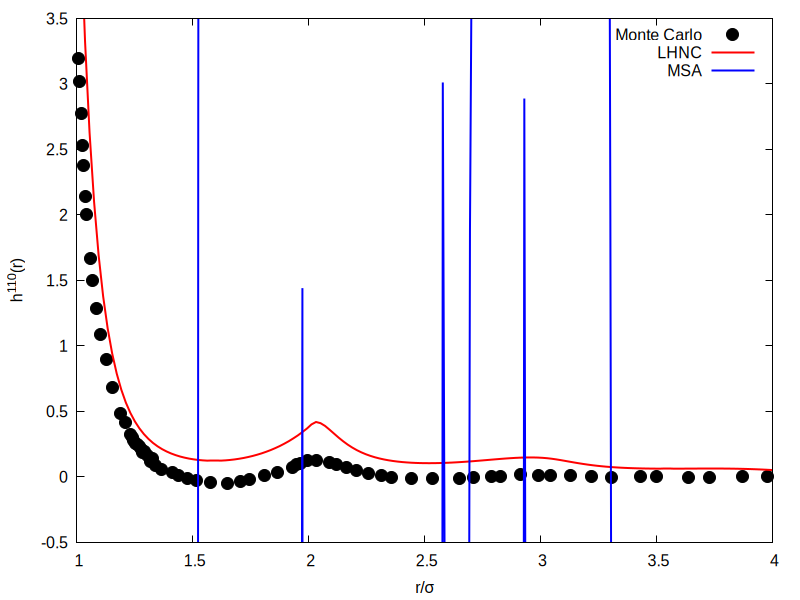

Write the gnuplot code that produced this figure.
reset

set xlabel "r/{/Symbol s}"
set ylabel "h^{110}(r)"
set key top right

set xrange [1:4]
set yrange [-0.5:3.5]

plot "fig3_rho_0.8_mu2_2.0.dat" using 1:2 pt 7 ps 2 lc rgb "black" t "Monte Carlo", \
    "hdr_rho_0.8_mu2_2.0_LHNC.dat" using 1:3 w l lw 2 lc rgb "red" t "LHNC", \
    "hdr_rho_0.8_mu2_2.0_MSA.dat" using 1:3 w l lw 2 lc rgb "blue" t "MSA",
